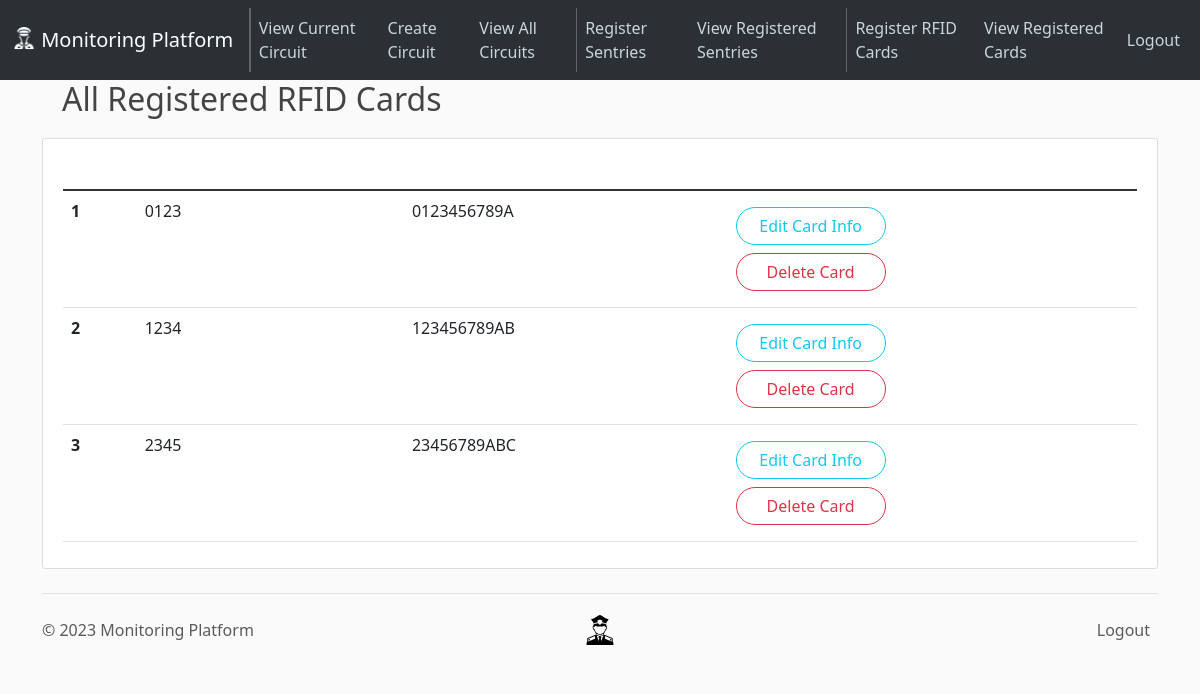
/cards/view (signed in), run on an earlier commit of the app's database.
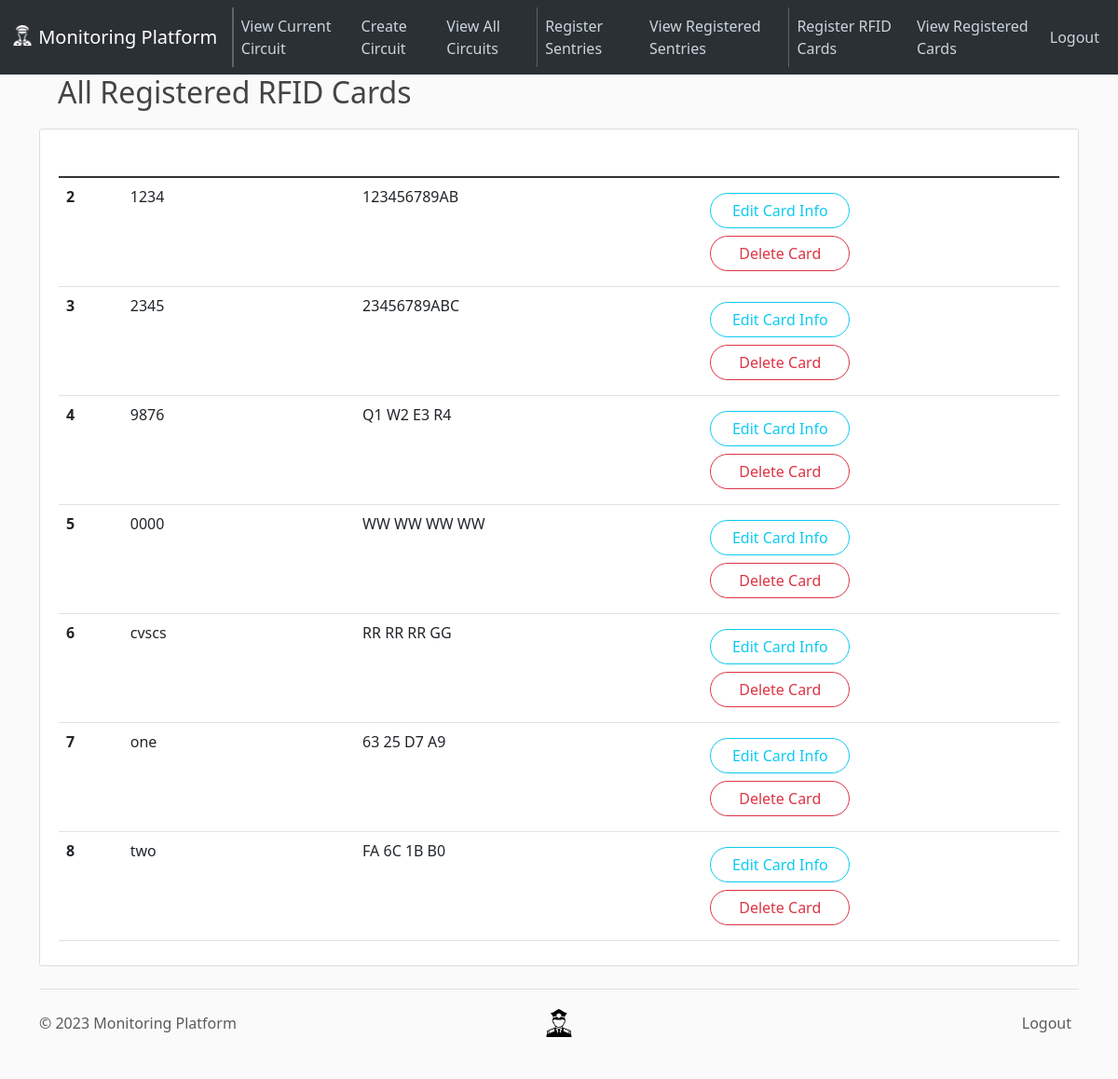
And on a later commit of the database.
### app/models.py (models this page shows, shortened)
class Card(db.Model):
    __tablename__ = "cards"
    id = Column(Integer, primary_key=True, autoincrement=True)
    rfid_id = Column(String(11), unique=True, nullable=False)
    alias = Column(String(20), unique=True, nullable=False)

### app/routes.py (the view)
@app.route("/cards/view")
@login_required  # ensures that supervisor is logged in to access
def view_all_cards():
    cards = Card.query.all()
    return render_template("view-all-cards.html", cards=cards)

### app/models.py (called while the page is built)
@login_manager.user_loader
def load_supervisor(supervisor_id):
    return Supervisor.query.get(int(supervisor_id))

### app/templates/view-all-cards.html (shortened to what this page needs)
{% extends 'layout.html' %}{% block content %}
<h2>All Registered RFID Cards</h2>
<article class="media content-section">
  <div class="media-body">
    <table class="table">
      <thead class="bg-steel">
        <tr>
          <th scope="col" style="color: white">#</th>
          <th scope="col" style="color: white">Card Alias</th>
          <th scope="col" style="color: white">Card ID</th>
          <th scope="col" style="color: white">Card Actions</th>
        </tr>
      </thead>
      <tbody class="table-group-divider">
        {% for card in cards %}
        <tr>
          <th scope="row">{{ card.id }}</th>
          <td>{{ card.alias }}</td>
          <td>{{ card.rfid_id.upper() }}</td>
          <td class="align-middle">
            <div class="row my-2" style="width: 150px">
              <a
                class="btn btn-outline-info rounded-pill"
                href="{{ url_for('update_card', card_id=card.id) }}"
                >Edit Card Info</a
              >
            </div>
            <div class="row my-2" style="width: 150px">
              <button
                type="button"
                class="btn btn-outline-danger rounded-pill"
                data-bs-toggle="modal"
                data-bs-target="#delete-card-{{ card.id }}"
              >
                Delete Card
              </button>
            </div>
          </td>
        </tr>
        {% endfor %}
      </tbody>
    </table>
  </div>
</article>
{% endblock content %}

What changed in the data, as far as the page shows it:
removed Card: id "1", alias "0123", rfid_id "0123456789A"
added Card: id "4", alias "9876", rfid_id "Q1 W2 E3 R4"
added Card: id "5", alias "0000", rfid_id "WW WW WW WW"
added Card: id "6", alias "cvscs", rfid_id "RR RR RR GG"
added Card: id "7", alias "one", rfid_id "63 25 D7 A9"
added Card: id "8", alias "two", rfid_id "FA 6C 1B B0"
